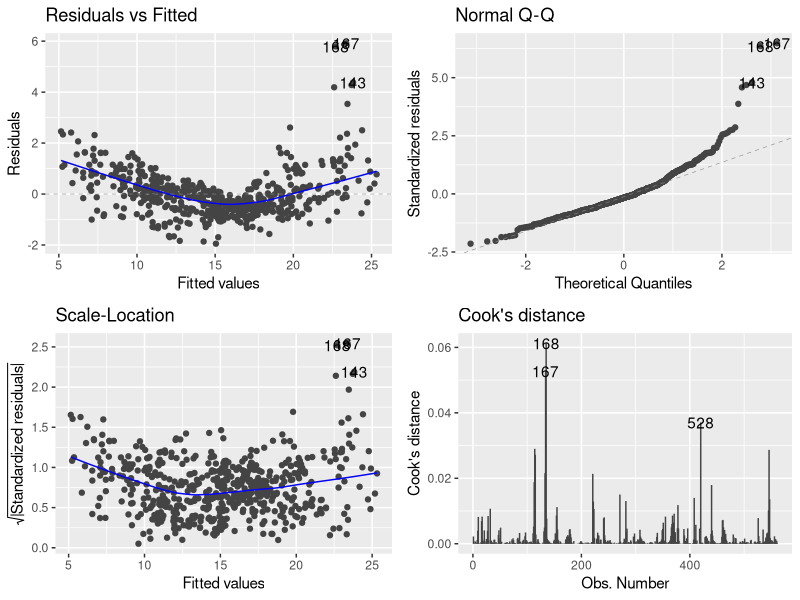
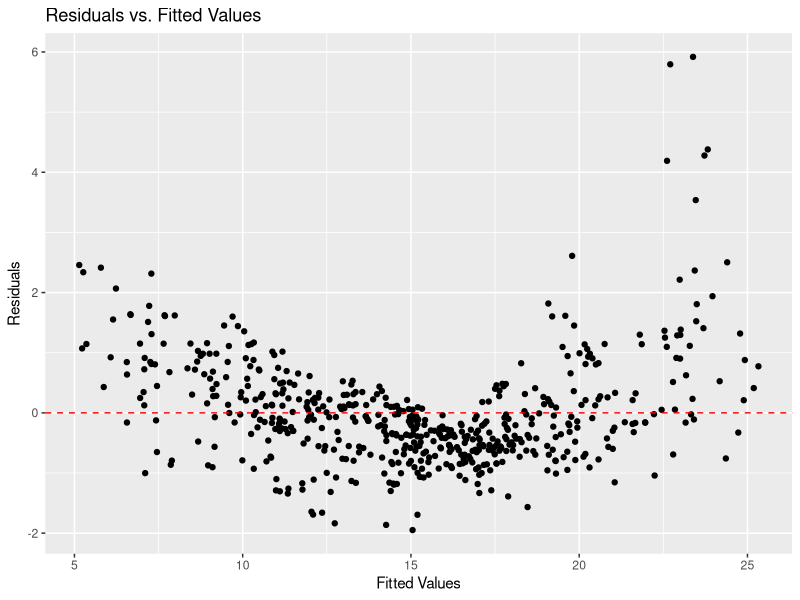
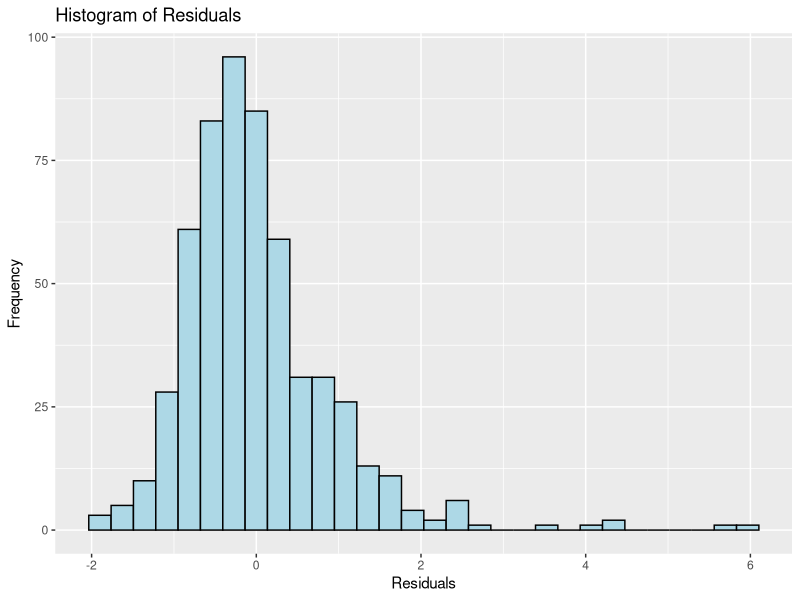

R code for these plots, in order: (Note: this script raises an error after producing the figures.)
## ---- chunk 1
library(ggplot2)
library(ggfortify)
library(lattice)
library(tidyverse)
library(caret)
library(dplyr)
library(lubridate)
library(lmtest) 
## ---- chunk 2
df <- read.csv("AirQuality.csv")
head(df)
## ---- chunk 3
str(df)
## ---- chunk 4
df<- na.omit(df)
## ---- chunk 5
df$DateTime <- as.POSIXct(df$DateTime / 1000, origin = "1970-01-01")
## ---- chunk 6
# Feature Engineering (Example: Hour of the day)
df$Hour <- hour(df$DateTime)
## ---- chunk 7
head(df)
## ---- chunk 8
# Split into X (predictors) and Y (target)
X <- df %>% select(-"Temperature...C.") 
y <- df$"Temperature...C." 

# Split into training and testing sets
set.seed(123) 
train_index <- createDataPartition(y, p = 0.8, list = FALSE)
X_train <- X[train_index, ]
y_train <- y[train_index]
X_test <- X[-train_index, ]
y_test <- y[-train_index]
## ---- chunk 9
# Combine training data for lm()
train_data <- cbind(X_train, "Temperature...C." = y_train)
## ---- chunk 10
# Train the linear regression model
lm_model <- lm(`Temperature...C.` ~ ., data = train_data)
## ---- chunk 11
summary(lm_model)
## ---- chunk 12
# Predictions on test set
predictions <- predict(lm_model, newdata = X_test)
## ---- chunk 13
# Model Evaluation
rmse <- RMSE(predictions, y_test)
mae <- MAE(predictions, y_test)
r_squared <- R2(predictions, y_test)

cat("RMSE:", rmse, "\n")
cat("MAE:", mae, "\n")
cat("R-squared:", r_squared, "\n")
## ---- chunk 14
# Residual Diagnostics
residuals <- residuals(lm_model)
## ---- chunk 15
# 1. Residual Plots (using ggfortify)
autoplot(lm_model, which = 1:4, ncol = 2) 
## ---- chunk 16
# 2. Residuals vs. Fitted Values (ggplot2)
ggplot(data = data.frame(Fitted = lm_model$fitted.values, Residuals = residuals(lm_model)),
       aes(x = Fitted, y = Residuals)) +
  geom_point() +
  geom_hline(yintercept = 0, linetype = "dashed", color = "red") +
  labs(title = "Residuals vs. Fitted Values", x = "Fitted Values", y = "Residuals")
## ---- chunk 17
# 4. Histogram of Residuals (ggplot2)
ggplot(data = data.frame(Residuals = residuals(lm_model)), aes(x = Residuals)) +
  geom_histogram(fill = "lightblue", color = "black") +
  labs(title = "Histogram of Residuals", x = "Residuals", y = "Frequency")
## ---- chunk 18
# Shapiro-Wilk test for normality
shapiro.test(residuals)
## ---- chunk 19
# Fit lm() to the ORIGINAL training data
lm_model_for_tests <- lm(Temperature_C ~ ., data = cbind(X_train, Temperature_C = y_train)) 
## ---- chunk 20
# Durbin-Watson test for autocorrelation 
dwtest(lm_model_for_tests) 
## ---- chunk 21
# Breusch-Pagan test for heteroscedasticity
bptest(lm_model_for_tests) 
## ---- chunk 22
# Example Plot: Predicted vs. Actual
plot_data <- data.frame(Actual = y_test, Predicted = predictions)
ggplot(plot_data, aes(x = Actual, y = Predicted)) +
  geom_point() +
  geom_abline(intercept = 0, slope = 1, color = "red") + 
  labs(title = "Predicted vs. Actual Temperature",
       x = "Actual Temperature (.C)",
       y = "Predicted Temperature (.C)")
